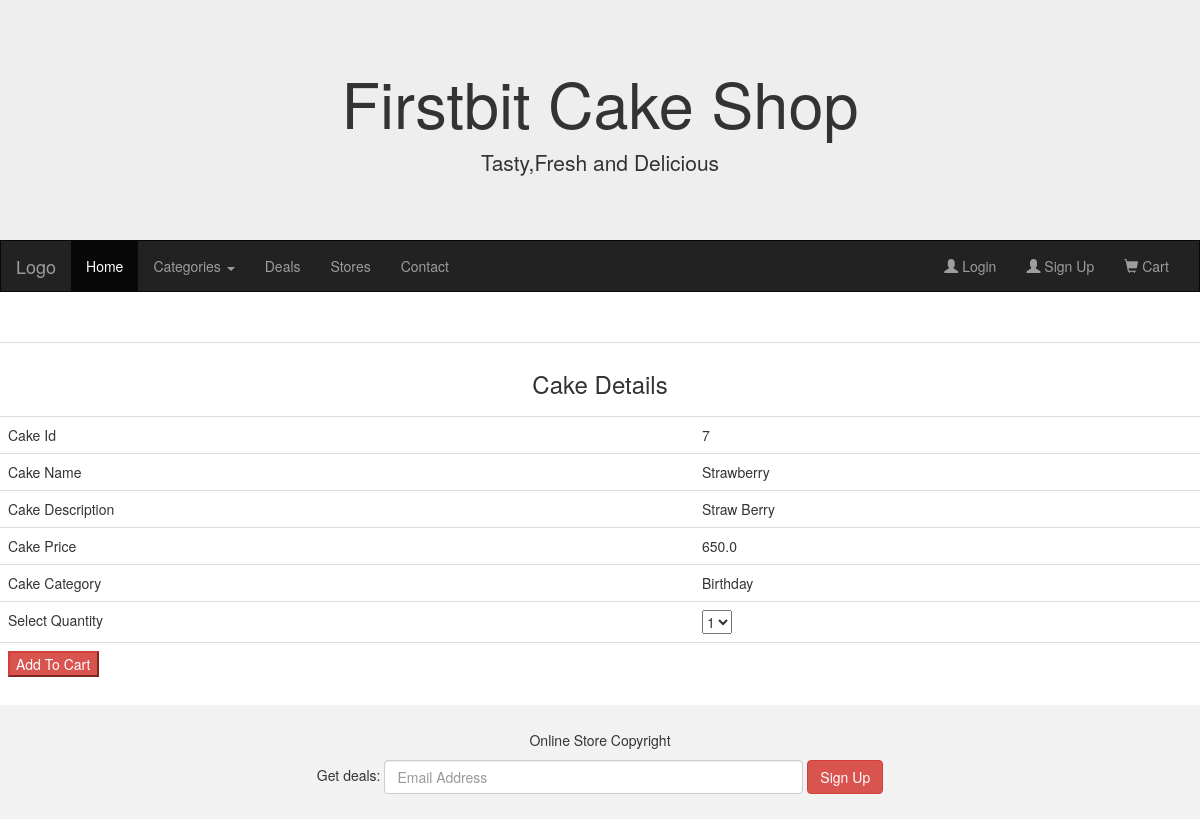
Screenshot of /ViewDetails/7 with the database file from the repository.
### AdminApp/models.py (models this page shows, shortened)
class Cake(models.Model):
    cakename = models.CharField(max_length=20)
    price = models.FloatField(default=300)
    description = models.CharField(max_length=200)
    imageUrl = models.ImageField(upload_to = 'Images')
    category = models.ForeignKey(Category,on_delete=models.CASCADE)
    class Meta:
        db_table = "Cake"

class Category(models.Model):
    cname = models.CharField(max_length=20)
    class Meta:
        db_table = "Category"

### UserApp/views.py (the view)
# urls.py: path('ViewDetails/<id>',views.ViewDetails),
def ViewDetails(request,id):
    cats = Category.objects.all()
    cake = Cake.objects.get(id=id)
    return render(request,"UserApp/ViewDetails.html",{"cake":cake,"cats":cats})

### templates/UserApp/ViewDetails.html (shortened to what this page needs)
{%extends "../master.html"%}
{%block content%}
<center>
    <form method="post" action="/AddToCart">
    <table class="table">
        <tr><th colspan="2" ><h3 align="center">Cake Details</h1></th></tr>
        <tr><td>Cake Id</td><td>{{cake.id}}
        </td></tr>
        <tr><td>Cake Name</td><td>{{cake.cakename}}</td></tr>
        <tr><td>Cake Description</td><td>{{cake.description}}</td></tr>
        <tr><td>Cake Price</td><td>{{cake.price}}</td></tr>
        <tr><td>Cake Category</td><td>{{cake.category.cname}}</td></tr>
        <tr><td>Select Quantity</td><td><select name="qty">
            <option>1</option>
        </select></td></tr>
        <tr><td><button type="submit" class="button btn-danger" >Add To Cart</button></td><td></td></tr>
    </table>
</form>
</center>
{%endblock%}

### rows the page displays
Cake: id "7", cakename "Strawberry", description "Straw Berry", price "650.0", category.cname "Birthday"
